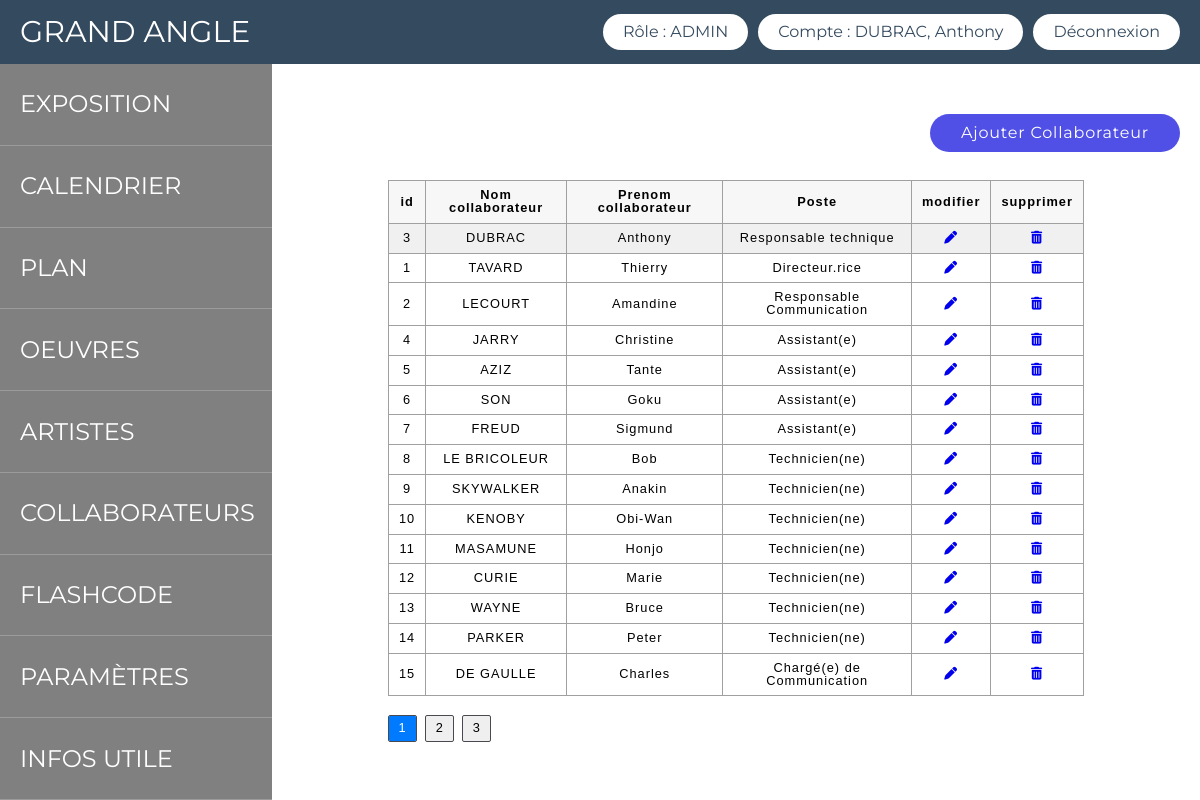
/admin/collaborateurs.php (signed in), run on the app's committed database.
### tables this page shows
CREATE TABLE IF NOT EXISTS `collaborateur` (
  `id_collab` int NOT NULL AUTO_INCREMENT,
  `nom_collab` varchar(100) NOT NULL,
  `prenom_collab` varchar(100) NOT NULL,
  `email_collab` varchar(150) NOT NULL,
  `adresse_collab` varchar(150) DEFAULT NULL,
  `cp_collab` int DEFAULT NULL,
  `ville_collab` varchar(30) DEFAULT NULL,
  `mot_de_passe` varchar(255) NOT NULL,
  `id_role` int NOT NULL,
  `id_poste` int NOT NULL,
  PRIMARY KEY (`id_collab`),
  KEY `id_role` (`id_role`),
  KEY `id_poste` (`id_poste`)
);

CREATE TABLE IF NOT EXISTS `postes` (
  `id_poste` int NOT NULL AUTO_INCREMENT,
  `libelle_poste` varchar(50) DEFAULT NULL,
  PRIMARY KEY (`id_poste`)
);

### admin/collaborateurs.php (the view, shortened to what this page needs)
<?php
require_once "../config/pdo.php";
$sql = "SELECT collaborateur.*, postes.libelle_poste, role.libelle_role
FROM collaborateur
LEFT JOIN postes ON collaborateur.id_poste = postes.id_poste
LEFT JOIN role ON collaborateur.id_role = role.id_role";
$requete = $db->query($sql);
$collaborateurs = $requete->fetchAll(PDO::FETCH_ASSOC);
include "includes/pages/header.php";
?>
<section id="super_grid_container">
    <div id="grid_container_dash">
        <div class="left">
            <?php include "./includes/components/sidebar_left.php"; ?>
        </div>
        <div class="middle">        <div class="error_supp_collab"><p></p></div>
            <div class="bloc_btn_add_art"><button class="btn_add_artiste"><a href="add_collaborateurs.php">Ajouter Collaborateur</a></button></div>
            <div class="bloc_list">
                <table id="data" class="list">
                    <thead>
                        <tr>
                            <th>id</th>
                            <th>Nom collaborateur</th>
                            <th>Prenom collaborateur</th>
                            <th>Poste</th>
                            <th>modifier</th>
                            <th>supprimer</th>
                        </tr>
                    </thead>
                    <tbody>
                        <?php
                        $collab = [];
                        foreach ($collaborateurs as $collaborateur) :
                            if ($collaborateur["id_collab"] == $_SESSION['user']['id_collab']) {
                                $collab[] = $collaborateur;
                            } else {
                                $autres_collabs[] = $collaborateur;
                            }
                        endforeach;
                        foreach ($collab as $collaborateur) : ?>
                            <tr style="background-color: #f0f0f0;">
                                <td><?= $collaborateur["id_collab"] ?></td>
                                <td><?= $collaborateur["nom_collab"] ?></td>
                                <td><?= $collaborateur["prenom_collab"] ?></td>
                                <td><?= $collaborateur["libelle_poste"] ?></td>
                                <td><a href="updating_collaborateur.php?id_collab=<?= $collaborateur['id_collab'] ?>"><i class="fa-solid fa-pen"></i></a></td>
                                <td><a href="#" class="delete_collab_link link" data-id="<?= $collaborateur["id_collab"] ?>" data-nom="<?= $collaborateur["nom_collab"] ?>"><i class="fa-solid fa-trash-can"></i></a></td>
                            </tr>
                        <?php endforeach;
                        foreach ($autres_collabs as $collaborateur) : ?>
                            <tr class="collab_wrap">
                                <td><?= $collaborateur["id_collab"] ?></td>
                                <td><?= $collaborateur["nom_collab"] ?></td>
                                <td><?= $collaborateur["prenom_collab"] ?></td>
                                <td><?= $collaborateur["libelle_poste"] ?></td>
                                <td><a href="updating_collaborateur.php?id_collab=<?= $collaborateur['id_collab'] ?>"><i class="fa-solid fa-pen"></i></a></td>
                                <td><a href="#" class="delete_collab_link link" data-id="<?= $collaborateur["id_collab"] ?>" data-nom="<?= $collaborateur["nom_collab"] ?>"><i class="fa-solid fa-trash-can"></i></a></td>
                            </tr>
                        <?php endforeach; ?>
                    </tbody>
                </table>
            </div>
        </div>
    </div>
</section>

### admin/assets/css/style.css (style rules this page uses)
* { box-sizing: border-box; }
body { font-family: 'Montserrat', sans-serif; width: 100vw; height: 100vh; }
#super_grid_container { width: 100%; height: 100%; }
#grid_container_dash { display: grid; grid-template-columns: 17rem auto; width: 100%; height: 100%; }
#grid_container_dash .left { width: 17rem; height: 100%; }
#grid_container_dash .middle { width: 100%; height: 100%; }
.bloc_list { display: flex; margin-top: 50px; width: 75%; margin: auto; justify-content: center; position: relative; margin-top: 3%; }
.list { border-collapse: collapse; font-family: sans-serif; font-size: 0.8rem; letter-spacing: 1px; width: 100%; margin: auto; }
.list thead { background-color: rgb(228 240 245); }
.list td, th { border: 1px solid rgb(160 160 160); padding: 8px 10px; }
.list td:last-of-type { text-align: center; }
table { border-collapse: collapse; }
th, td { text-align: center; }
th { border-width: 1px 1px 0; background-color: #f7f7f7; }
.bloc_btn_add_art { display: flex; justify-content: flex-end; width: 100%; padding-top: 50px; padding-right: 20px; }
.btn_add_artiste { background-color: rgb(80, 80, 230); padding: 10px; width: 250px; cursor: pointer; border-radius: 24px; letter-spacing: 0.05em; font-size: 1rem; border: none; font-family: 'Montserrat', sans-serif; }
.btn_add_artiste a { color: white; }

### data on the page
collaborateur: id_collab "3", nom_collab "DUBRAC", prenom_collab "Anthony", id_poste.libelle_poste "Responsable technique"
collaborateur: id_collab "1", nom_collab "TAVARD", prenom_collab "Thierry", id_poste.libelle_poste "Directeur.rice"
collaborateur: id_collab "2", nom_collab "LECOURT", prenom_collab "Amandine", id_poste.libelle_poste "Responsable Communication"
collaborateur: id_collab "4", nom_collab "JARRY", prenom_collab "Christine", id_poste.libelle_poste "Assistant(e)"
collaborateur: id_collab "5", nom_collab "AZIZ", prenom_collab "Tante", id_poste.libelle_poste "Assistant(e)"
collaborateur: id_collab "6", nom_collab "SON", prenom_collab "Goku", id_poste.libelle_poste "Assistant(e)"
collaborateur: id_collab "7", nom_collab "FREUD", prenom_collab "Sigmund", id_poste.libelle_poste "Assistant(e)"
collaborateur: id_collab "8", nom_collab "LE BRICOLEUR", prenom_collab "Bob", id_poste.libelle_poste "Technicien(ne)"
collaborateur: id_collab "9", nom_collab "SKYWALKER", prenom_collab "Anakin", id_poste.libelle_poste "Technicien(ne)"
collaborateur: id_collab "10", nom_collab "KENOBY", prenom_collab "Obi-Wan", id_poste.libelle_poste "Technicien(ne)"
collaborateur: id_collab "11", nom_collab "MASAMUNE", prenom_collab "Honjo", id_poste.libelle_poste "Technicien(ne)"
collaborateur: id_collab "12", nom_collab "CURIE", prenom_collab "Marie", id_poste.libelle_poste "Technicien(ne)"
collaborateur: id_collab "13", nom_collab "WAYNE", prenom_collab "Bruce", id_poste.libelle_poste "Technicien(ne)"
collaborateur: id_collab "14", nom_collab "PARKER", prenom_collab "Peter", id_poste.libelle_poste "Technicien(ne)"
collaborateur: id_collab "15", nom_collab "DE GAULLE", prenom_collab "Charles", id_poste.libelle_poste "Chargé(e) de Communication"

### other printed values
$_SESSION["user"]["id_role"] "ADMIN"
$_SESSION["user"]["nom_collab"] "DUBRAC"
$_SESSION["user"]["prenom_collab"] "Anthony"
